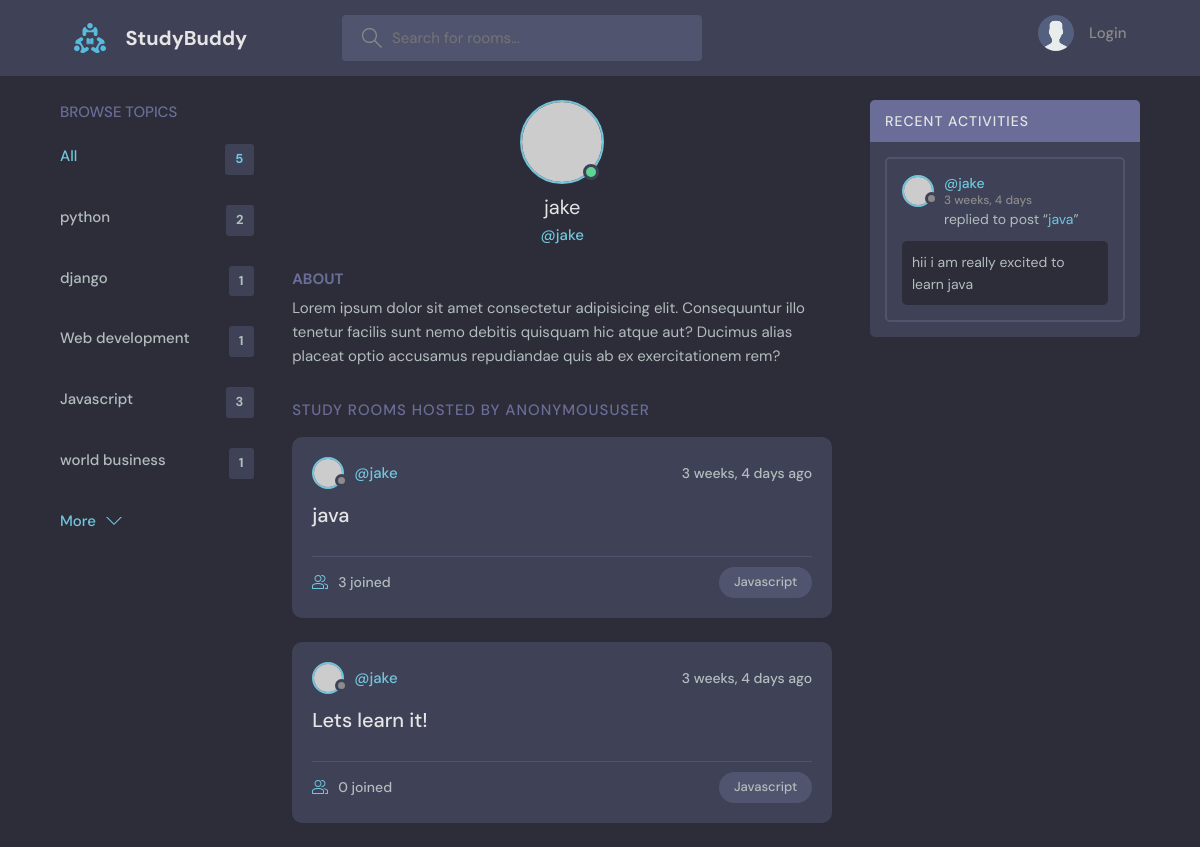
The app's page /profile/2/ with its own data.
### base/models.py (models this page shows, shortened)
class Topic(models.Model):
    name = models.CharField(max_length=200)

class Room(models.Model):
    host =  models.ForeignKey(User, on_delete=models.SET_NULL,null = True)
    topic = models.ForeignKey(Topic, on_delete=models.SET_NULL,null = True)
    name = models.CharField(max_length=200)
    description = models.TextField(null=True, blank=True)
    participants = models.ManyToManyField(User, related_name='participants',blank=True)
    updated = models.DateTimeField(auto_now = True)#takes a snapshot everytime we save this item
    created = models.DateTimeField(auto_now_add = True) #takes a snapshot every timesstamp when first save or create this instance
    class Meta:
        ordering = ['-updated','-created']
    def __str__(self):
        return self.name

class Message(models.Model):
    user = models.ForeignKey(User,on_delete=models.CASCADE)
    room = models.ForeignKey(Room, on_delete=models.CASCADE)#WHEN ROOM GETS DELETED ALL THE CHILDREN ALSO GET DELETED USING CASCADE
    body = models.TextField()
    updated = models.DateTimeField(auto_now = True)#takes a snapshot everytime we save this item
    created = models.DateTimeField(auto_now_add = True) #takes a snapshot every timesstamp when first save or create this instance
    class Meta:
        ordering = ['-updated','-created']

### base/views.py (the view)
# urls.py: path('profile/<str:pk>/', views.userProfile,name="user-profile"),
def userProfile(request, pk):
    user = User.objects.get(id=pk)
    rooms = user.room_set.all()
    room_messages = user.message_set.all()
    topics = Topic.objects.all()
    context = {'user': user,'rooms':rooms,'room_messages':room_messages,'topics':topics}  # Change the key to 'profile_user'
    return render(request, 'base/profile.html', context)

### base/templates/base/profile.html (shortened to what this page needs)
{% extends 'main.html' %}
{% block content%}
  <main class="profile-page layout layout--3">
    <div class="container">
      {% include 'base/topics_component.html' %}
      <div class="roomList">
        <div class="profile">
          <div class="profile__avatar">
            <div class="avatar avatar--large active">
              <img src="https://randomuser.me/api/portraits/men/11.jpg" />
            </div>
          </div>
          <div class="profile__info">
            <h3>{{user.username}}</h3>
            <p>@{{user.username}}</p>
          </div>
          <div class="profile__about">
            <h3>About</h3>
            <p>
              Lorem ipsum dolor sit amet consectetur adipisicing elit. Consequuntur illo tenetur
              facilis sunt nemo debitis quisquam hic atque aut? Ducimus alias placeat optio
              accusamus repudiandae quis ab ex exercitationem rem?
            </p>
          </div>
        </div>
        <div class="roomList__header">
          <div>
            <h2>Study Rooms Hosted by {{request.user}}</a>
            </h2>
          </div>
        </div>
        {% include 'base/feed_component.html'%}
      </div>
      {% include 'base/activity_component.html'%}
    </div>
  </main>
  {% endblock content%}

### templates/main.html (shortened to what this page needs)
<!DOCTYPE html>
{% load static %}
<html lang="en">
  <head>
    <link rel="stylesheet" href="{% static 'styles/style.css' %}" />
  </head>
  <body>
    {% include 'navbar.html' %}
    {% block content %}
    {% endblock %}
  </body>
</html>

### templates/navbar.html (shortened to what this page needs)
{% load static%}
<header class="header header--loggedIn">
    <div class="container">
      <a href="{% url 'home'%}" class="header__logo">
        <img src="{% static 'images/logo.svg' %}" />
        <h1>StudyBuddy</h1>
      </a>
      <form class="header__search" method = "GET" action = "{% url 'home'%}">
        <label>
          <input name = "q" placeholder="Search for rooms..." />
        </label>
      </form>
      <nav class="header__menu">
        {%if request.user.is_authenticated%}
        <div class="header__user">
          <a href="{% url 'update-user' %}">
            <div class="avatar avatar--medium active">
              <img src="https://randomuser.me/api/portraits/men/37.jpg" />
            </div>
            <p>{{request.user.username}} <span>@{{request.user.username}}</span></p>
          </a>
          <button class="dropdown-button">
            <svg version="1.1" xmlns="http://www.w3.org/2000/svg" width="32" height="32" viewBox="0 0 32 32">
              <title>chevron-down</title>
              <path d="M16 21l-13-13h-3l16 16 16-16h-3l-13 13z"></path>
            </svg>
          </button>
        </div>
        {% else %}
        <a href="{% url 'login'%}">
            <img src="{% static 'images/avatar.svg' %}" />
          <p>Login</p>
        </a>
        {% endif %}
      </nav>
    </div>
  </header>

### base/templates/base/topics_component.html
<div class="topics">
    <div class="topics__header">
      <h2>Browse Topics</h2>
    </div>
    <ul class="topics__list">
      <li>
        <a href="{%url 'home' %}" class="active">All <span>{{topics.count}}</span></a>
      </li>
      {% for topic in topics %}
      <li>
        <a href="{% url 'home' %}?q={{topic.name}}">{{topic.name}}<span>{{topic.room_set.all.count}}</span></a>
      </li>
    {%endfor%}
    </ul>
    <a class="btn btn--link" href="{% url 'topics' %}">
      More
      <svg version="1.1" xmlns="http://www.w3.org/2000/svg" width="32" height="32" viewBox="0 0 32 32">
        <title>chevron-down</title>
        <path d="M16 21l-13-13h-3l16 16 16-16h-3l-13 13z"></path>
      </svg>
    </a>
  </div>

### base/templates/base/feed_component.html (shortened to what this page needs)
{% for room in rooms %}
<div class="roomListRoom">
    <div class="roomListRoom__header">
      <a href="{% url 'user-profile' room.host.id%}" class="roomListRoom__author">
        <div class="avatar avatar--small">
          <img src="https://randomuser.me/api/portraits/women/11.jpg" />
        </div>
        <span>@{{room.host.username}}</span>
      </a>
      <div class="roomListRoom__actions">
        <span>{{room.created|timesince}} ago</span>
      </div>
    </div>
    <div class="roomListRoom__content">
      <a href="{% url 'room' room.id %}">{{room.name}}</a>
    </div>
    <div class="roomListRoom__meta">
      <a href="{% url 'room' room.id %}" class="roomListRoom__joined">
        {{room.participants.all.count}} joined
      </a>
      <p class="roomListRoom__topic">{{room.topic.name}}</p>
    </div>
  </div>
  {% endfor %}

### base/templates/base/activity_component.html (shortened to what this page needs)
<div class="activities">
    <div class="activities__header">
        <h2>Recent Activities</h2>
    </div>
    {% for message in room_messages %}
        <div class="activities__box">
            <div class="activities__boxHeader roomListRoom__header">
                <a href="{% url 'user-profile' message.user.id %}" class="roomListRoom__author">
                    <div class="avatar avatar--small">
                        <img src="https://randomuser.me/api/portraits/women/11.jpg" />
                    </div>
                    <p>
                        @{{ message.user }}
                        <span>{{ message.created|timesince }}</span>
                    </p>
                </a>
            </div>
            <div class="activities__boxContent">
                <p>replied to post “<a href="{% url 'room' message.room.id %}">{{ message.room }}</a>”</p>
                <div class="activities__boxRoomContent">
                    {{ message.body }}
                </div>
            </div>
        </div>
    {% endfor %}
</div>

### records on screen
Topic: name "python", room_set.all.count "2"
Topic: name "django", room_set.all.count "1"
Topic: name "Web development", room_set.all.count "1"
Topic: name "Javascript", room_set.all.count "3"
Topic: name "world business", room_set.all.count "1"
Room: host.username "jake", created "3 weeks, 4 days", name "java", participants.all.count "3", topic.name "Javascript"
Room: host.username "jake", created "3 weeks, 4 days", name "Lets learn it!", participants.all.count "0", topic.name "Javascript"
Message: user "jake", created "3 weeks, 4 days", room "java", body "hii i am really excited to learn java"

### other values on screen
{{ topics.count }} "5"
{{ user.username }} "jake"
{{ request.user }} "ANONYMOUSUSER"
